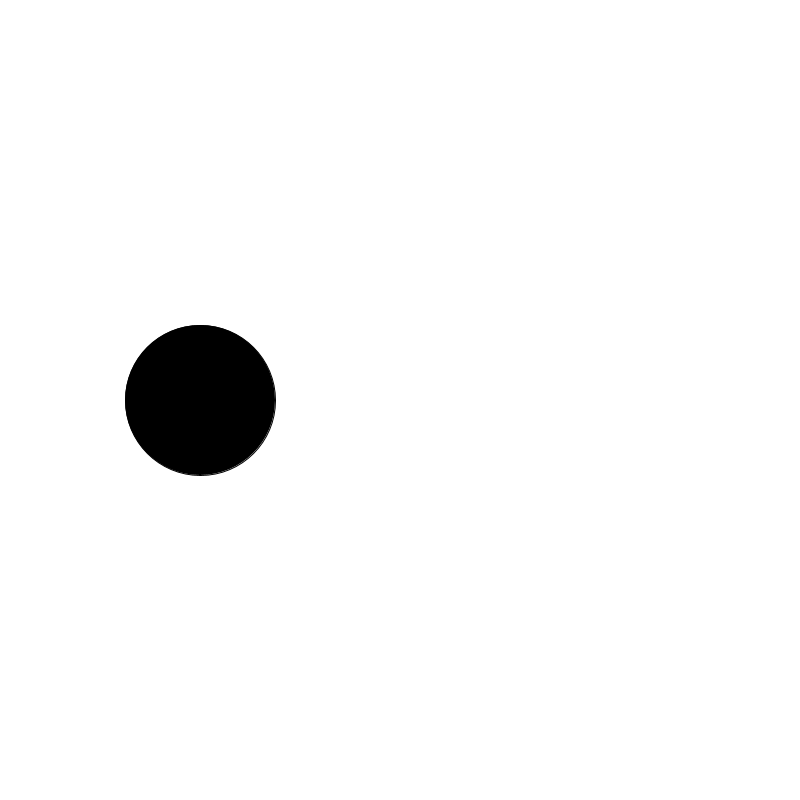
Frame 1 (no input)
Frame 60 (the mouse pressed at the canvas centre just before this capture): identical to frame 1, image omitted
Frame 120 (the mouse held since frame 60 and released just before this capture): identical to frame 1, image omitted

The Processing sketch that drew this single still picture (run headless with seeded random() and noise(); from frame 60 on, the mouse is pressed at the canvas centre):

// Processing sketch: Beispiel_if_else_kreis
// ── Beispiel_if_else_kreis.pde
int circlePoint;

void setup() {
  size(800,800);
  circlePoint = 200;//Verändere die Position des Kreises und teste wie sich das Bild verändert.
}

void draw() {
  background(255);
  if(circlePoint < 400) {
    fill(0);
  } else {
    fill(255);
  }
  circle(circlePoint, height/2, 150);
}
